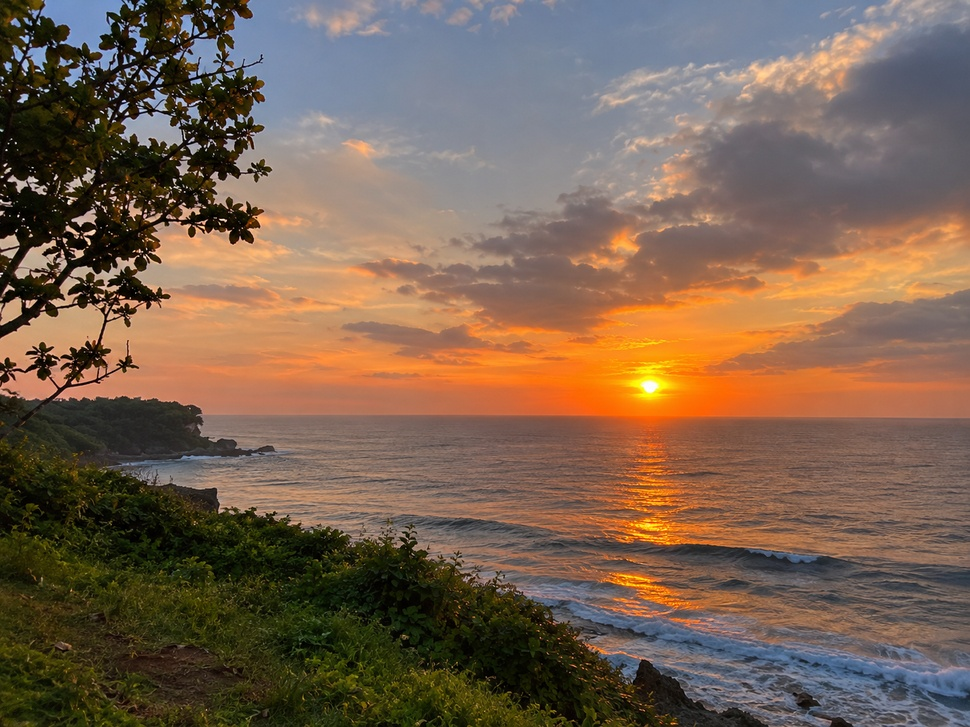
#> input picture gambar.jpg, 970 x 727 px, shrunk from 1448 x 1086 before the run
$ python main.py
#> lines starting #> are read from the running program, lines starting #| are printed output that depends on the picture
from PIL import Image
import matplotlib.pyplot as plt
from pathlib import Path

# Pastikan file gambar bernama "gambar.jpg" berada di folder yang sama.
folder = Path(__file__).parent
input_path = folder / "gambar.jpg"
output_path = folder / "hasil_grayscale.png"

# 1. Membaca citra digital
gambar = Image.open(input_path).convert("RGB")
#> gambar is the input picture: PIL image 970x727 RGB; mean R, G, B 121.1, 98, 80

# 2. Mengubah citra RGB menjadi grayscale
lebar, tinggi = gambar.size
#> lebar = 970; tinggi = 727
piksel_rgb = gambar.load()
gambar_gray = Image.new("L", (lebar, tinggi))
#> gambar_gray: PIL image 970x727 L; every value is 0
piksel_gray = gambar_gray.load()

for y in range(tinggi):
    for x in range(lebar):
        r, g, b = piksel_rgb[x, y]
        gray = int(0.299 * r + 0.587 * g + 0.114 * b)
        piksel_gray[x, y] = gray

# 3. Menyimpan citra hasil
gambar_gray.save(output_path)
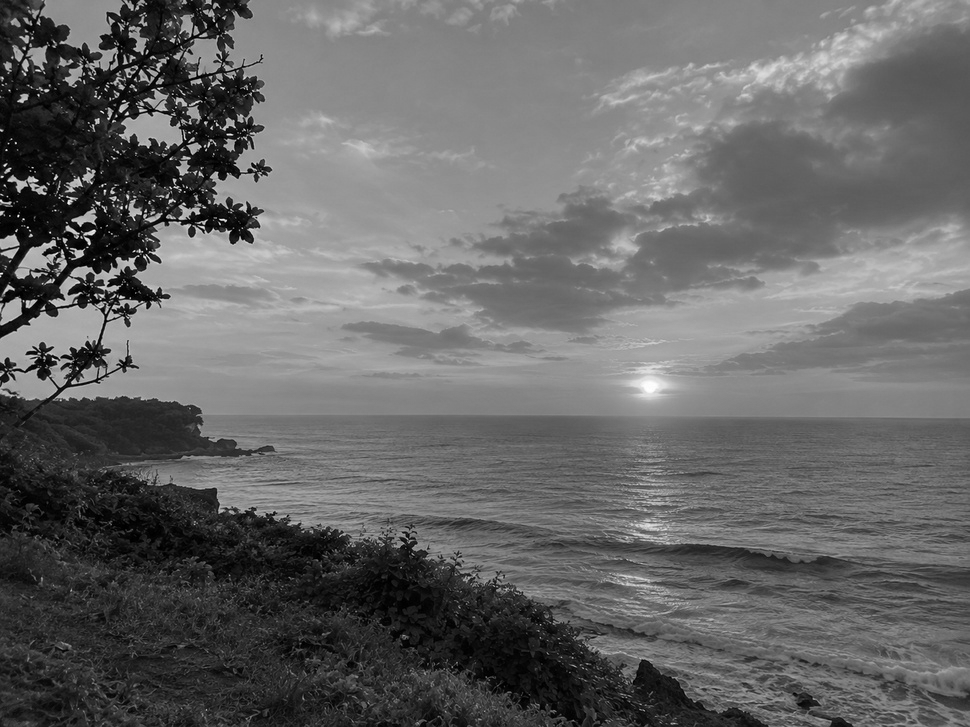
#> saved as hasil_grayscale.png: PIL image 970x727 L; min 0, max 255, mean 102.3

# 4. Menampilkan informasi dan contoh nilai piksel
print("=== HASIL OPERASI DASAR CITRA DIGITAL ===")
print(f"Nama file input : {input_path.name}")
print(f"Ukuran gambar   : {lebar} x {tinggi} piksel")
#| Ukuran gambar   : 970 x 727 piksel
print(f"Jumlah piksel   : {lebar * tinggi:,}")
#| Jumlah piksel   : 705,190
print(f"Mode citra awal : {gambar.mode}")
#| Mode citra awal : RGB
print(f"Mode hasil      : {gambar_gray.mode} (grayscale)")
#| Mode hasil      : L (grayscale)
print(f"Hasil disimpan  : {output_path.name}")
print("\nContoh nilai piksel pada koordinat (0, 0):")
r, g, b = piksel_rgb[0, 0]
#> r = 36; g = 31; b = 11
print(f"RGB = ({r}, {g}, {b})")
#| RGB = (36, 31, 11)
print(f"Grayscale = {piksel_gray[0, 0]}")
#| Grayscale = 30

# 5. Menampilkan citra sebelum dan sesudah pemrosesan
plt.figure(figsize=(10, 4))

plt.subplot(1, 2, 1)
plt.imshow(gambar)
plt.title("Citra Asli (RGB)")
plt.axis("off")

plt.subplot(1, 2, 2)
plt.imshow(gambar_gray, cmap="gray", vmin=0, vmax=255)
plt.title("Hasil Grayscale")
plt.axis("off")

plt.tight_layout()
plt.show()
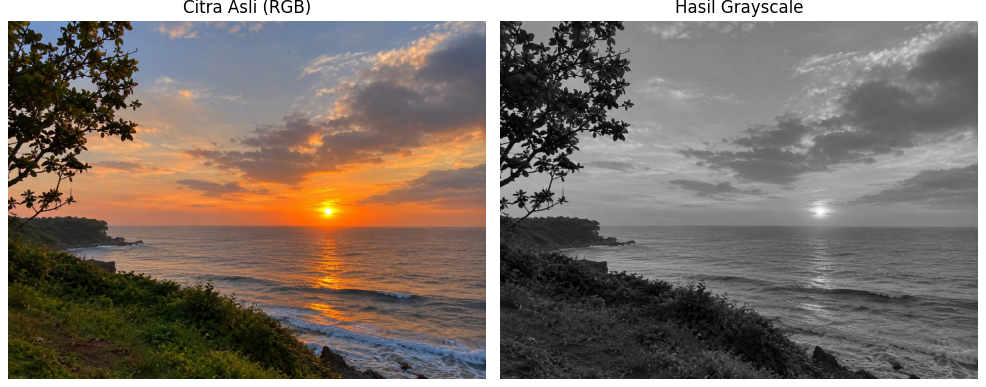
#> figure drawn by matplotlib, 2 panels
